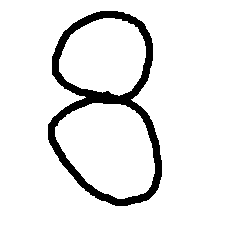
#> input picture _4.python/opencv/8.bmp, 240 x 240 px, given in place of 8.jpg, which was not available
$ python transpose.py
#> lines starting #> are read from the running program, lines starting #| are printed output that depends on the picture; after the words box and inside, x2 and y2 are one past the last pixel; in counts of white or black regions, pixels touching at a corner belong together; pictures that were not available may be replaced by others from this repository, and a replacement may not be noted
# -*- coding: utf-8 -*-

from PIL import Image,ImageEnhance
with Image.open("pic/8.jpg") as im:
#> im is the input picture: PIL image 240x240 L; 92.4% white; 1 black region, box (x1, y1, x2, y2) and area: (48, 11, 162, 206) 4395
    new_im = im.transpose(Image.FLIP_LEFT_RIGHT)
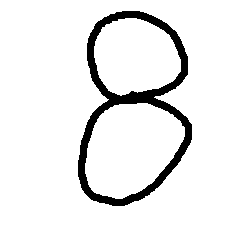
#> new_im: PIL image 240x240 L; 92.4% white; 1 black region, box (x1, y1, x2, y2) and area: (78, 11, 192, 206) 4395
    new_im.save( "pic/8_1.jpg")
    new_im = im.transpose(Image.FLIP_TOP_BOTTOM)
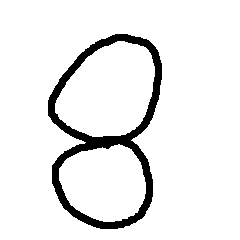
#> new_im: PIL image 240x240 L; 92.4% white; 1 black region, box (x1, y1, x2, y2) and area: (48, 34, 162, 229) 4395
    new_im.save( "pic/8_2.jpg")
    new_im = im.transpose(Image.ROTATE_90)
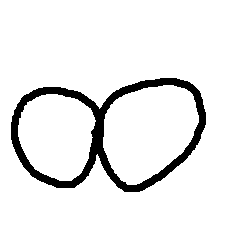
#> new_im: PIL image 240x240 L; 92.4% white; 1 black region, box (x1, y1, x2, y2) and area: (11, 78, 206, 192) 4395
    new_im.save( "pic/8_3.jpg")
    new_im = im.transpose(Image.ROTATE_180)
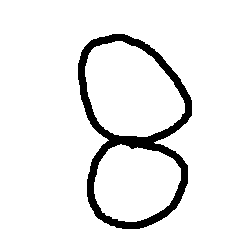
#> new_im: PIL image 240x240 L; 92.4% white; 1 black region, box (x1, y1, x2, y2) and area: (78, 34, 192, 229) 4395
    new_im.save( "pic/8_4.jpg")
    new_im = im.transpose(Image.ROTATE_270)
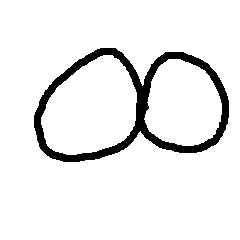
#> new_im: PIL image 240x240 L; 92.4% white; 1 black region, box (x1, y1, x2, y2) and area: (34, 48, 229, 162) 4395
    new_im.save( "pic/8_5.jpg")
    new_im = im.transpose(Image.TRANSPOSE)
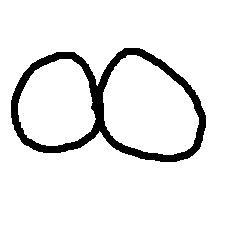
#> new_im: PIL image 240x240 L; 92.4% white; 1 black region, box (x1, y1, x2, y2) and area: (11, 48, 206, 162) 4395
    new_im.save( "pic/8_6.jpg")
    new_im = im.transpose(Image.TRANSVERSE)
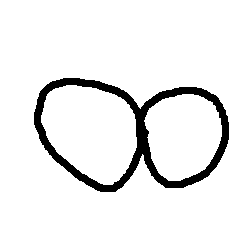
#> new_im: PIL image 240x240 L; 92.4% white; 1 black region, box (x1, y1, x2, y2) and area: (34, 78, 229, 192) 4395
    new_im.save( "pic/8_7.jpg")
